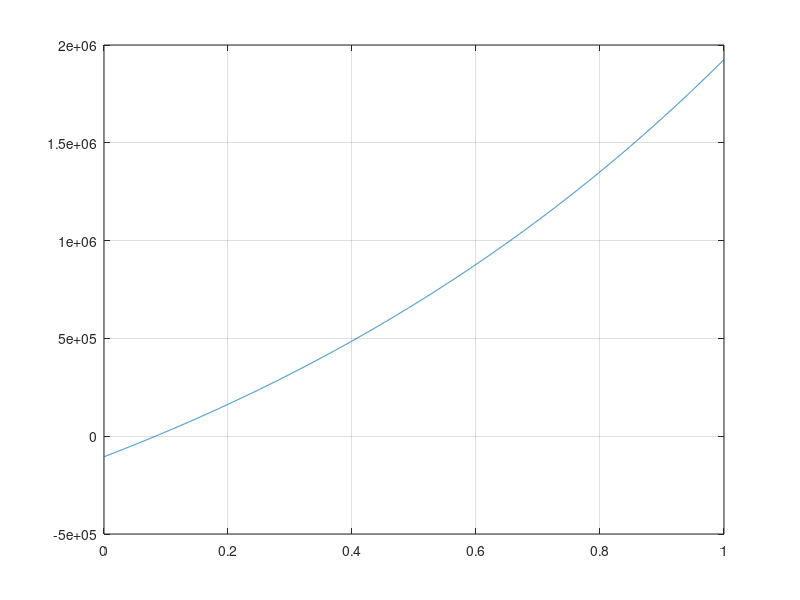

The MATLAB script that drew this image:
clc
clear all;
f=inline('10.^6.*exp(l)+((0.435.*10.^6)./(l)).*(exp(l)-1)-1.54*10.^6');
a=0;
b=1;
tol=0.0001;
x0=2;

x=a:tol:b;
y=f(x);
 
plot(x,y)
grid on

x1=f(x0)
e=abs(x1-x0)

x2=f(x1)
e=x2-x1

x3=f(x2)
e=x3-x2

x4=f(x3)
e=x4-x3

x5=f(x4)
e=x5-x4

x6=f(x5)
e=x6-x5

x7=f(x6)
e=x7-x6
